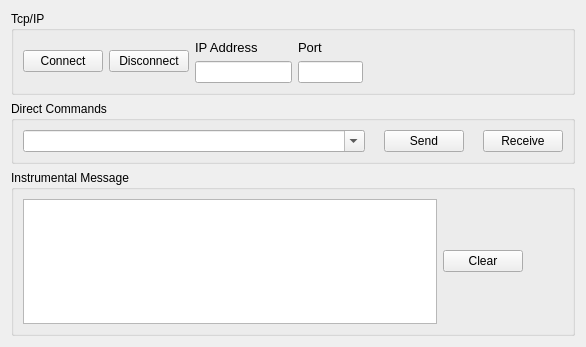
<?xml version="1.0" encoding="UTF-8"?>
<ui version="4.0">
 <class>SetupTab</class>
 <widget class="QWidget" name="SetupTab">
  <property name="geometry">
   <rect>
    <x>0</x>
    <y>0</y>
    <width>586</width>
    <height>347</height>
   </rect>
  </property>
  <property name="windowTitle">
   <string>Form</string>
  </property>
  <layout class="QVBoxLayout" name="verticalLayout_2">
   <item>
    <widget class="QGroupBox" name="gbTcpIp">
     <property name="sizePolicy">
      <sizepolicy hsizetype="Preferred" vsizetype="Preferred">
       <horstretch>0</horstretch>
       <verstretch>0</verstretch>
      </sizepolicy>
     </property>
     <property name="maximumSize">
      <size>
       <width>16777215</width>
       <height>100</height>
      </size>
     </property>
     <property name="title">
      <string>Tcp/IP</string>
     </property>
     <layout class="QVBoxLayout" name="verticalLayout_5">
      <item>
       <layout class="QHBoxLayout" name="hloTcpIp">
        <item>
         <layout class="QHBoxLayout" name="loConnction">
          <item>
           <widget class="QPushButton" name="btnConnect">
            <property name="text">
             <string>Connect</string>
            </property>
            <property name="icon">
             <iconset resource="../vfpresources.qrc">
              <normaloff>:/root/images/Resources/app-icon-designer-diabetes-text-2-speach.png</normaloff>:/root/images/Resources/app-icon-designer-diabetes-text-2-speach.png</iconset>
            </property>
           </widget>
          </item>
          <item>
           <widget class="QPushButton" name="btnDisconnect">
            <property name="text">
             <string>Disconnect</string>
            </property>
            <property name="icon">
             <iconset resource="../vfpresources.qrc">
              <normaloff>:/root/images/Resources/AppIcon-298x300.png</normaloff>:/root/images/Resources/AppIcon-298x300.png</iconset>
            </property>
           </widget>
          </item>
         </layout>
        </item>
        <item>
         <layout class="QVBoxLayout" name="loIPAddress">
          <item>
           <widget class="QLabel" name="lbIpAddress">
            <property name="text">
             <string>&lt;html&gt;&lt;head/&gt;&lt;body&gt;&lt;p&gt;&lt;span style=&quot; font-size:10pt;&quot;&gt;IP Address&lt;/span&gt;&lt;/p&gt;&lt;/body&gt;&lt;/html&gt;</string>
            </property>
           </widget>
          </item>
          <item>
           <widget class="QLineEdit" name="editIpAddress"/>
          </item>
         </layout>
        </item>
        <item>
         <layout class="QVBoxLayout" name="loPort">
          <item>
           <widget class="QLabel" name="lbPort">
            <property name="maximumSize">
             <size>
              <width>75</width>
              <height>16777215</height>
             </size>
            </property>
            <property name="text">
             <string>&lt;html&gt;&lt;head/&gt;&lt;body&gt;&lt;p&gt;&lt;span style=&quot; font-size:10pt;&quot;&gt;Port&lt;/span&gt;&lt;/p&gt;&lt;/body&gt;&lt;/html&gt;</string>
            </property>
           </widget>
          </item>
          <item>
           <widget class="QLineEdit" name="editPort">
            <property name="maximumSize">
             <size>
              <width>75</width>
              <height>16777215</height>
             </size>
            </property>
           </widget>
          </item>
         </layout>
        </item>
        <item>
         <spacer name="horizontalSpacer">
          <property name="orientation">
           <enum>Qt::Horizontal</enum>
          </property>
          <property name="sizeType">
           <enum>QSizePolicy::Fixed</enum>
          </property>
          <property name="sizeHint" stdset="0">
           <size>
            <width>200</width>
            <height>20</height>
           </size>
          </property>
         </spacer>
        </item>
       </layout>
      </item>
     </layout>
    </widget>
   </item>
   <item>
    <widget class="QGroupBox" name="gbDirectCommands">
     <property name="maximumSize">
      <size>
       <width>16777215</width>
       <height>100</height>
      </size>
     </property>
     <property name="title">
      <string>Direct Commands</string>
     </property>
     <layout class="QVBoxLayout" name="verticalLayout_3">
      <item>
       <layout class="QHBoxLayout" name="loDirectCommans">
        <item>
         <widget class="QComboBox" name="cmbCommands">
          <property name="sizePolicy">
           <sizepolicy hsizetype="Expanding" vsizetype="Fixed">
            <horstretch>0</horstretch>
            <verstretch>0</verstretch>
           </sizepolicy>
          </property>
          <property name="editable">
           <bool>true</bool>
          </property>
         </widget>
        </item>
        <item>
         <spacer name="horizontalSpacer_2">
          <property name="orientation">
           <enum>Qt::Horizontal</enum>
          </property>
          <property name="sizeType">
           <enum>QSizePolicy::Minimum</enum>
          </property>
          <property name="sizeHint" stdset="0">
           <size>
            <width>13</width>
            <height>20</height>
           </size>
          </property>
         </spacer>
        </item>
        <item>
         <widget class="QPushButton" name="btnSend">
          <property name="text">
           <string>Send</string>
          </property>
         </widget>
        </item>
        <item>
         <spacer name="horizontalSpacer_3">
          <property name="orientation">
           <enum>Qt::Horizontal</enum>
          </property>
          <property name="sizeType">
           <enum>QSizePolicy::Minimum</enum>
          </property>
          <property name="sizeHint" stdset="0">
           <size>
            <width>13</width>
            <height>0</height>
           </size>
          </property>
         </spacer>
        </item>
        <item>
         <widget class="QPushButton" name="btnReceive">
          <property name="text">
           <string>Receive</string>
          </property>
         </widget>
        </item>
       </layout>
      </item>
     </layout>
    </widget>
   </item>
   <item>
    <widget class="QGroupBox" name="gbInstrment">
     <property name="title">
      <string>Instrumental Message</string>
     </property>
     <layout class="QVBoxLayout" name="verticalLayout">
      <item>
       <layout class="QHBoxLayout" name="horizontalLayout">
        <item>
         <layout class="QHBoxLayout" name="hloInstrumentMessage">
          <item>
           <widget class="QTextEdit" name="TextInstrumentEdit"/>
          </item>
          <item>
           <widget class="QPushButton" name="btnClear">
            <property name="text">
             <string>Clear</string>
            </property>
           </widget>
          </item>
         </layout>
        </item>
        <item>
         <spacer name="horizontalSpacer_4">
          <property name="orientation">
           <enum>Qt::Horizontal</enum>
          </property>
          <property name="sizeType">
           <enum>QSizePolicy::Preferred</enum>
          </property>
          <property name="sizeHint" stdset="0">
           <size>
            <width>40</width>
            <height>20</height>
           </size>
          </property>
         </spacer>
        </item>
       </layout>
      </item>
     </layout>
    </widget>
   </item>
  </layout>
 </widget>
 <resources>
  <include location="../vfpresources.qrc"/>
 </resources>
 <connections/>
</ui>
